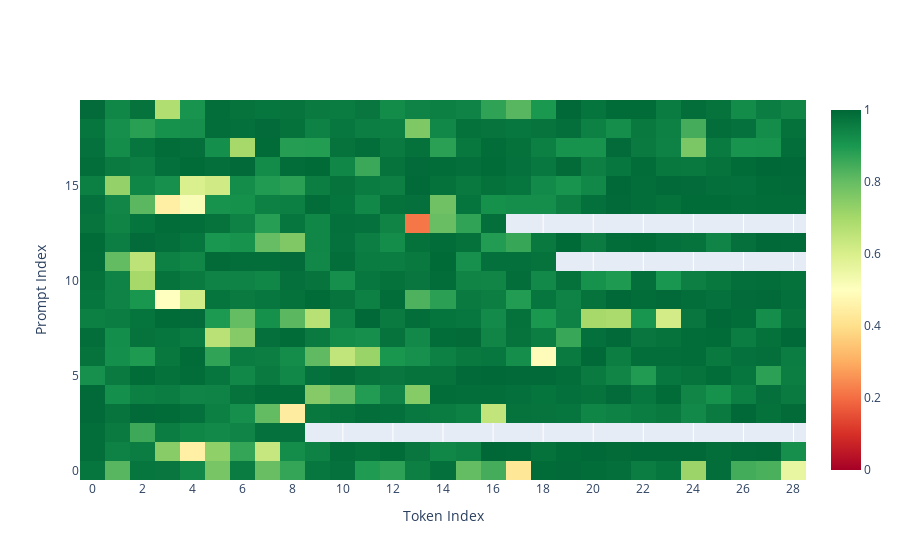

The code cell stored with this chart in its notebook:
### Code cell
plot_scores_by_prompt(lie_scores)

### Figure 1 — Plotly figure (JSON) as saved in the notebook; plotly's stock layout.template omitted (floating-point values rounded to 4 significant figures; data arrays with more than 128 entries replaced by an {"elided": "..."} marker saying what was removed)
{"data": [{"colorscale": [[0, "rgb(165,0,38)"], [0.1, "rgb(215,48,39)"], [0.2, "rgb(244,109,67)"], [0.3, "rgb(253,174,97)"], [0.4, "rgb(254,224,139)"], [0.5, "rgb(255,255,191)"], [0.6, "rgb(217,239,139)"], [0.7, "rgb(166,217,106)"], [0.8, "rgb(102,189,99)"], [0.9, "rgb(26,152,80)"], [1, "rgb(0,104,55)"]], "hoverongaps": false, "showscale": true, "type": "heatmap", "z": {"elided": "20x29 float values"}, "zmax": 1, "zmin": 0}], "layout": {"autosize": true, "xaxis": {"autorange": true, "nticks": 29, "range": [-0.5, 28.5], "title": {"text": "Token Index"}}, "yaxis": {"autorange": true, "range": [-0.5, 19.5], "title": {"text": "Prompt Index"}}}}
